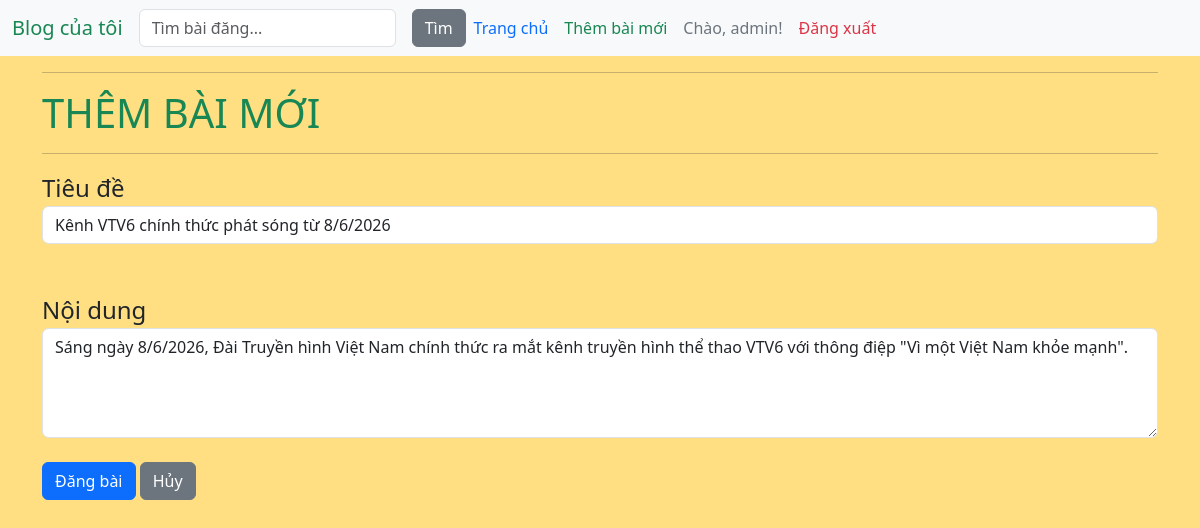
Page /post/41/update/ (signed in) on the committed database.
### blog/models.py (models this page shows, shortened)
class Post(models.Model):
    title = models.CharField(max_length=200)
    likes = models.ManyToManyField(User, related_name='blog_posts', blank=True)
    content = models.TextField()
    created_at = models.DateTimeField(auto_now_add=True)
    updated_at = models.DateTimeField(auto_now=True)
    author = models.ForeignKey(User, on_delete=models.CASCADE, default=1)

### blog/views.py (the view)
# urls.py: path('post/<int:pk>/update/', PostUpdateView.as_view(), name="post-update"),
class PostUpdateView(LoginRequiredMixin, UserPassesTestMixin, UpdateView):
    model = Post
    form_class = PostForm
    template_name = 'post_form.html'
    def test_func(self):
        post = self.get_object()
        if self.request.user == post.author:
            return True
        return False

### blog/forms.py
class PostForm(forms.ModelForm):
    class Meta:
        model = Post
        fields = ['title','content']
        widgets = {
            'title': forms.TextInput(attrs={
                'class': 'form-control',
                'placeholder': 'Nhập tiêu đề...',
            }),
            'content': forms.Textarea(attrs={
                'class': 'form-control',
                'placeholder': 'Nhập nội dung...',
                'rows': 4,
            }),
        }

### blog/templates/post_form.html (shortened to what this page needs)
<!DOCTYPE html>
<html lang="vi">
<head>
</head>
{% extends "base.html" %}
{% block content %}
    <hr>
    <h1 class="text-uppercase text-success">Thêm bài mới</h1>
    <hr>
    <form method="POST" onsubmit="chuyen_nut()">
        <label class="fs-4">Tiêu đề</label>
        {{ form.title }}
        <br>
        <br>
        <label class="fs-4">Nội dung</label>
        {{ form.content }}
        <br>
        <button id="post_btn" type="submit" class="btn btn-primary">Đăng bài</button>
        <a href="javascript:history.back()" class="btn btn-secondary">Hủy</a>
    </form>
{% endblock %}

### blog/templates/base.html (shortened to what this page needs)
<!DOCTYPE html>
<html lang="vi">
<head>
  <link href="https://cdn.jsdelivr.net/npm/bootstrap@5.3.8/dist/css/bootstrap.min.css" rel="stylesheet">
</head>
<body class="bg-warning bg-opacity-50">
  <nav class="navbar navbar-expand-lg bg-light">
  <div class="container-fluid">
    <a class="navbar-brand text-success" href="/blog/">Blog của tôi</a>
    <div class="collapse navbar-collapse" id="navbarSupportedContent">
    <form class="d-flex" action="{% url 'post_list' %}" method="GET">
      <input class="form-control me-3" type="search" name="q" placeholder="Tìm bài đăng..." value="{{ request.GET.q }}">
      <button class="btn btn-secondary">Tìm</button>
    </form>
    <ul class="navbar-nav me-auto mb-2 mb-lg-0">
      <li class="nav-item">
        <a class="nav-link link-primary" href="/blog/">Trang chủ</a>
      </li>
      {% if not user.is_authenticated %}
        <li class="nav-item">
          <a class="nav-link link-success" href="{% url 'login' %}">Đăng nhập</a>
        </li>
        <li class="nav-item">
          <a class="nav-link link-secondary" href="/register">Đăng ký</a>
        </li>
      {% else %}
        <li class="nav-item">
          <a class="nav-link link-success" href="{% url 'post-create' %}">Thêm bài mới</a>
        </li>
        {% if user.is_superuser %}
          <li class="nav-item">
            <a class="nav-link link-secondary" href="{% url 'profile' %}">Chào, {{ user.username }}!</a>
          </li>
        {% endif %}
        <li class="nav-item">
          <form action="{% url 'logout' %}" method="post" class="d-inline">
            <button type="submit" class="btn btn-link nav-link link-danger">Đăng xuất</button>
          </form>
        </li>
      {% endif %}
    </ul>
    </div>
  </div>
  </nav>
  <main class="container">
      {% block content %}{% endblock %}
  </main>
</body>
</html>

### blog/templates/base.html (style rules this page uses)
.form-control { transition: 0.3s ease-in-out; }

### rows in the picture
Post: title "Kênh VTV6 chính thức phát sóng từ 8/6/2026", content "Sáng ngày 8/6/2026, Đài Truyền hình Việt Nam chính thức ra mắt kênh truyền hình thể thao VTV6 với thông điệp \"Vì một Việt Nam khỏe mạnh\"."

### other values in the picture
{{ user.username }} "admin"
